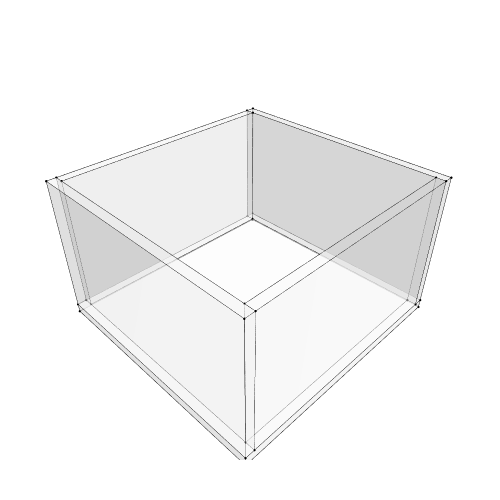

This figure's notebook cell:
### Markdown cell above
## 5. Show the geometry

### Code cell
Topology.Show(w1, w2, w3, w4, f,
              width=500,
              height=500,
              backgroundColor="white",
              renderer=renderer
              )

### Figure 1 — Plotly figure (JSON) as saved in the notebook; plotly's stock layout.template omitted (floating-point values rounded to 4 significant figures)
{"data": [{"customdata": ["", "", "", "", "", "", "", ""], "hoverinfo": "text", "hovertemplate": ["Click ", "Click ", "Click ", "Click ", "Click ", "Click ", "Click ", "Click "], "hovertext": ["", "", "", "", "", "", "", ""], "legendgroup": "1", "legendrank": 1, "marker": {"color": ["#000000", "#000000", "#000000", "#000000", "#000000", "#000000", "#000000", "#000000"], "line": {"width": 0}, "opacity": 1, "size": [2.8, 2.8, 2.8, 2.8, 2.8, 2.8, 2.8, 2.8], "sizemode": "diameter", "symbol": "circle"}, "mode": "markers", "name": "1: Untitled (Vertices)", "showlegend": false, "text": ["", "", "", "", "", "", "", ""], "type": "scatter3d", "x": [-2.5, 2.5, 2.5, -2.5, 2.5, -2.5, 2.5, -2.5], "y": [2.6, 2.6, 2.4, 2.4, 2.6, 2.6, 2.4, 2.4], "z": [-1.5, -1.5, -1.5, -1.5, 1.5, 1.5, 1.5, 1.5]}, {"hoverinfo": "text", "legendgroup": "2", "legendrank": 2, "line": {"color": "black", "dash": "solid", "width": 1}, "marker": {"size": 0}, "mode": "lines", "name": "1: Untitled (Edges)", "showlegend": false, "text": "", "type": "scatter3d", "x": [-2.5, 2.5, null, 2.5, 2.5, null, 2.5, -2.5, null, -2.5, -2.5, null, 2.5, 2.5, null, -2.5, 2.5, null, -2.5, -2.5, null, 2.5, 2.5, null, 2.5, 2.5, null, -2.5, -2.5, null, 2.5, -2.5, null, -2.5, -2.5, null], "y": [2.6, 2.6, null, 2.6, 2.4, null, 2.4, 2.4, null, 2.4, 2.6, null, 2.6, 2.6, null, 2.6, 2.6, null, 2.6, 2.6, null, 2.4, 2.4, null, 2.6, 2.4, null, 2.4, 2.4, null, 2.4, 2.4, null, 2.4, 2.6, null], "z": [-1.5, -1.5, null, -1.5, -1.5, null, -1.5, -1.5, null, -1.5, -1.5, null, 1.5, -1.5, null, 1.5, 1.5, null, -1.5, 1.5, null, 1.5, -1.5, null, 1.5, 1.5, null, 1.5, -1.5, null, 1.5, 1.5, null, 1.5, 1.5, null]}, {"cmax": 1, "cmin": 0, "color": "#FAFAFA", "colorscale": [[0, "#440154"], [0.1111, "#482878"], [0.2222, "#3e4989"], [0.3333, "#31688e"], [0.4444, "#26828e"], [0.5556, "#1f9e89"], [0.6667, "#35b779"], [0.7778, "#6ece58"], [0.8889, "#b5de2b"], [1, "#fde725"]], "flatshading": true, "hoverinfo": "text", "hovertext": "", "i": [0, 0, 4, 0, 5, 1, 3, 7, 0, 4, 6, 7], "j": [1, 2, 5, 4, 6, 5, 2, 3, 3, 0, 5, 6], "k": [2, 3, 1, 1, 2, 2, 6, 6, 7, 7, 4, 4], "legendgroup": "3", "legendrank": 3, "lighting": {"facenormalsepsilon": 0}, "name": "1: Untitled (Faces)", "opacity": 0.5, "showlegend": false, "showscale": false, "text": "", "type": "mesh3d", "x": [-2.5, 2.5, 2.5, -2.5, -2.5, 2.5, 2.5, -2.5], "y": [2.6, 2.6, 2.4, 2.4, 2.6, 2.6, 2.4, 2.4], "z": [-1.5, -1.5, -1.5, -1.5, 1.5, 1.5, 1.5, 1.5]}, {"customdata": ["", "", "", "", "", "", "", ""], "hoverinfo": "text", "hovertemplate": ["Click ", "Click ", "Click ", "Click ", "Click ", "Click ", "Click ", "Click "], "hovertext": ["", "", "", "", "", "", "", ""], "legendgroup": "5", "legendrank": 5, "marker": {"color": ["#000000", "#000000", "#000000", "#000000", "#000000", "#000000", "#000000", "#000000"], "line": {"width": 0}, "opacity": 1, "size": [2.8, 2.8, 2.8, 2.8, 2.8, 2.8, 2.8, 2.8], "sizemode": "diameter", "symbol": "circle"}, "mode": "markers", "name": "2: Untitled (Vertices)", "showlegend": false, "text": ["", "", "", "", "", "", "", ""], "type": "scatter3d", "x": [-2.5, 2.5, 2.5, -2.5, 2.5, -2.5, 2.5, -2.5], "y": [-2.4, -2.4, -2.6, -2.6, -2.4, -2.4, -2.6, -2.6], "z": [-1.5, -1.5, -1.5, -1.5, 1.5, 1.5, 1.5, 1.5]}, {"hoverinfo": "text", "legendgroup": "6", "legendrank": 6, "line": {"color": "black", "dash": "solid", "width": 1}, "marker": {"size": 0}, "mode": "lines", "name": "2: Untitled (Edges)", "showlegend": false, "text": "", "type": "scatter3d", "x": [-2.5, 2.5, null, 2.5, 2.5, null, 2.5, -2.5, null, -2.5, -2.5, null, 2.5, 2.5, null, -2.5, 2.5, null, -2.5, -2.5, null, 2.5, 2.5, null, 2.5, 2.5, null, -2.5, -2.5, null, 2.5, -2.5, null, -2.5, -2.5, null], "y": [-2.4, -2.4, null, -2.4, -2.6, null, -2.6, -2.6, null, -2.6, -2.4, null, -2.4, -2.4, null, -2.4, -2.4, null, -2.4, -2.4, null, -2.6, -2.6, null, -2.4, -2.6, null, -2.6, -2.6, null, -2.6, -2.6, null, -2.6, -2.4, null], "z": [-1.5, -1.5, null, -1.5, -1.5, null, -1.5, -1.5, null, -1.5, -1.5, null, 1.5, -1.5, null, 1.5, 1.5, null, -1.5, 1.5, null, 1.5, -1.5, null, 1.5, 1.5, null, 1.5, -1.5, null, 1.5, 1.5, null, 1.5, 1.5, null]}, {"cmax": 1, "cmin": 0, "color": "#FAFAFA", "colorscale": [[0, "#440154"], [0.1111, "#482878"], [0.2222, "#3e4989"], [0.3333, "#31688e"], [0.4444, "#26828e"], [0.5556, "#1f9e89"], [0.6667, "#35b779"], [0.7778, "#6ece58"], [0.8889, "#b5de2b"], [1, "#fde725"]], "flatshading": true, "hoverinfo": "text", "hovertext": "", "i": [0, 0, 4, 0, 5, 1, 3, 7, 0, 4, 6, 7], "j": [1, 2, 5, 4, 6, 5, 2, 3, 3, 0, 5, 6], "k": [2, 3, 1, 1, 2, 2, 6, 6, 7, 7, 4, 4], "legendgroup": "7", "legendrank": 7, "lighting": {"facenormalsepsilon": 0}, "name": "2: Untitled (Faces)", "opacity": 0.5, "showlegend": false, "showscale": false, "text": "", "type": "mesh3d", "x": [-2.5, 2.5, 2.5, -2.5, -2.5, 2.5, 2.5, -2.5], "y": [-2.4, -2.4, -2.6, -2.6, -2.4, -2.4, -2.6, -2.6], "z": [-1.5, -1.5, -1.5, -1.5, 1.5, 1.5, 1.5, 1.5]}, {"customdata": ["", "", "", "", "", "", "", ""], "hoverinfo": "text", "hovertemplate": ["Click ", "Click ", "Click ", "Click ", "Click ", "Click ", "Click ", "Click "], "hovertext": ["", "", "", "", "", "", "", ""], "legendgroup": "9", "legendrank": 9, "marker": {"color": ["#000000", "#000000", "#000000", "#000000", "#000000", "#000000", "#000000", "#000000"], "line": {"width": 0}, "opacity": 1, "size": [2.8, 2.8, 2.8, 2.8, 2.8, 2.8, 2.8, 2.8], "sizemode": "diameter", "symbol": "circle"}, "mode": "markers", "name": "3: Untitled (Vertices)", "showlegend": false, "text": ["", "", "", "", "", "", "", ""], "type": "scatter3d", "x": [2.5, 2.7, 2.7, 2.5, 2.7, 2.5, 2.7, 2.5], "y": [2.6, 2.6, -2.6, -2.6, 2.6, 2.6, -2.6, -2.6], "z": [-1.5, -1.5, -1.5, -1.5, 1.5, 1.5, 1.5, 1.5]}, {"hoverinfo": "text", "legendgroup": "10", "legendrank": 10, "line": {"color": "black", "dash": "solid", "width": 1}, "marker": {"size": 0}, "mode": "lines", "name": "3: Untitled (Edges)", "showlegend": false, "text": "", "type": "scatter3d", "x": [2.5, 2.7, null, 2.7, 2.7, null, 2.7, 2.5, null, 2.5, 2.5, null, 2.7, 2.7, null, 2.5, 2.7, null, 2.5, 2.5, null, 2.7, 2.7, null, 2.7, 2.7, null, 2.5, 2.5, null, 2.7, 2.5, null, 2.5, 2.5, null], "y": [2.6, 2.6, null, 2.6, -2.6, null, -2.6, -2.6, null, -2.6, 2.6, null, 2.6, 2.6, null, 2.6, 2.6, null, 2.6, 2.6, null, -2.6, -2.6, null, 2.6, -2.6, null, -2.6, -2.6, null, -2.6, -2.6, null, -2.6, 2.6, null], "z": [-1.5, -1.5, null, -1.5, -1.5, null, -1.5, -1.5, null, -1.5, -1.5, null, 1.5, -1.5, null, 1.5, 1.5, null, -1.5, 1.5, null, 1.5, -1.5, null, 1.5, 1.5, null, 1.5, -1.5, null, 1.5, 1.5, null, 1.5, 1.5, null]}, {"cmax": 1, "cmin": 0, "color": "#FAFAFA", "colorscale": [[0, "#440154"], [0.1111, "#482878"], [0.2222, "#3e4989"], [0.3333, "#31688e"], [0.4444, "#26828e"], [0.5556, "#1f9e89"], [0.6667, "#35b779"], [0.7778, "#6ece58"], [0.8889, "#b5de2b"], [1, "#fde725"]], "flatshading": true, "hoverinfo": "text", "hovertext": "", "i": [0, 0, 4, 0, 5, 1, 3, 7, 0, 4, 6, 7], "j": [1, 2, 5, 4, 6, 5, 2, 3, 3, 0, 5, 6], "k": [2, 3, 1, 1, 2, 2, 6, 6, 7, 7, 4, 4], "legendgroup": "11", "legendrank": 11, "lighting": {"facenormalsepsilon": 0}, "name": "3: Untitled (Faces)", "opacity": 0.5, "showlegend": false, "showscale": false, "text": "", "type": "mesh3d", "x": [2.5, 2.7, 2.7, 2.5, 2.5, 2.7, 2.7, 2.5], "y": [2.6, 2.6, -2.6, -2.6, 2.6, 2.6, -2.6, -2.6], "z": [-1.5, -1.5, -1.5, -1.5, 1.5, 1.5, 1.5, 1.5]}, {"customdata": ["", "", "", "", "", "", "", ""], "hoverinfo": "text", "hovertemplate": ["Click ", "Click ", "Click ", "Click ", "Click ", "Click ", "Click ", "Click "], "hovertext": ["", "", "", "", "", "", "", ""], "legendgroup": "13", "legendrank": 13, "marker": {"color": ["#000000", "#000000", "#000000", "#000000", "#000000", "#000000", "#000000", "#000000"], "line": {"width": 0}, "opacity": 1, "size": [2.8, 2.8, 2.8, 2.8, 2.8, 2.8, 2.8, 2.8], "sizemode": "diameter", "symbol": "circle"}, "mode": "markers", "name": "4: Untitled (Vertices)", "showlegend": false, "text": ["", "", "", "", "", "", "", ""], "type": "scatter3d", "x": [-2.7, -2.5, -2.5, -2.7, -2.5, -2.7, -2.5, -2.7], "y": [2.6, 2.6, -2.6, -2.6, 2.6, 2.6, -2.6, -2.6], "z": [-1.5, -1.5, -1.5, -1.5, 1.5, 1.5, 1.5, 1.5]}, {"hoverinfo": "text", "legendgroup": "14", "legendrank": 14, "line": {"color": "black", "dash": "solid", "width": 1}, "marker": {"size": 0}, "mode": "lines", "name": "4: Untitled (Edges)", "showlegend": false, "text": "", "type": "scatter3d", "x": [-2.7, -2.5, null, -2.5, -2.5, null, -2.5, -2.7, null, -2.7, -2.7, null, -2.5, -2.5, null, -2.7, -2.5, null, -2.7, -2.7, null, -2.5, -2.5, null, -2.5, -2.5, null, -2.7, -2.7, null, -2.5, -2.7, null, -2.7, -2.7, null], "y": [2.6, 2.6, null, 2.6, -2.6, null, -2.6, -2.6, null, -2.6, 2.6, null, 2.6, 2.6, null, 2.6, 2.6, null, 2.6, 2.6, null, -2.6, -2.6, null, 2.6, -2.6, null, -2.6, -2.6, null, -2.6, -2.6, null, -2.6, 2.6, null], "z": [-1.5, -1.5, null, -1.5, -1.5, null, -1.5, -1.5, null, -1.5, -1.5, null, 1.5, -1.5, null, 1.5, 1.5, null, -1.5, 1.5, null, 1.5, -1.5, null, 1.5, 1.5, null, 1.5, -1.5, null, 1.5, 1.5, null, 1.5, 1.5, null]}, {"cmax": 1, "cmin": 0, "color": "#FAFAFA", "colorscale": [[0, "#440154"], [0.1111, "#482878"], [0.2222, "#3e4989"], [0.3333, "#31688e"], [0.4444, "#26828e"], [0.5556, "#1f9e89"], [0.6667, "#35b779"], [0.7778, "#6ece58"], [0.8889, "#b5de2b"], [1, "#fde725"]], "flatshading": true, "hoverinfo": "text", "hovertext": "", "i": [0, 0, 4, 0, 5, 1, 3, 7, 0, 4, 6, 7], "j": [1, 2, 5, 4, 6, 5, 2, 3, 3, 0, 5, 6], "k": [2, 3, 1, 1, 2, 2, 6, 6, 7, 7, 4, 4], "legendgroup": "15", "legendrank": 15, "lighting": {"facenormalsepsilon": 0}, "name": "4: Untitled (Faces)", "opacity": 0.5, "showlegend": false, "showscale": false, "text": "", "type": "mesh3d", "x": [-2.7, -2.5, -2.5, -2.7, -2.7, -2.5, -2.5, -2.7], "y": [2.6, 2.6, -2.6, -2.6, 2.6, 2.6, -2.6, -2.6], "z": [-1.5, -1.5, -1.5, -1.5, 1.5, 1.5, 1.5, 1.5]}, {"customdata": ["", "", "", "", "", "", "", ""], "hoverinfo": "text", "hovertemplate": ["Click ", "Click ", "Click ", "Click ", "Click ", "Click ", "Click ", "Click "], "hovertext": ["", "", "", "", "", "", "", ""], "legendgroup": "17", "legendrank": 17, "marker": {"color": ["#000000", "#000000", "#000000", "#000000", "#000000", "#000000", "#000000", "#000000"], "line": {"width": 0}, "opacity": 1, "size": [2.8, 2.8, 2.8, 2.8, 2.8, 2.8, 2.8, 2.8], "sizemode": "diameter", "symbol": "circle"}, "mode": "markers", "name": "5: Untitled (Vertices)", "showlegend": false, "text": ["", "", "", "", "", "", "", ""], "type": "scatter3d", "x": [-2.7, 2.7, 2.7, -2.7, 2.7, -2.7, 2.7, -2.7], "y": [2.6, 2.6, -2.6, -2.6, 2.6, 2.6, -2.6, -2.6], "z": [-1.7, -1.7, -1.7, -1.7, -1.5, -1.5, -1.5, -1.5]}, {"hoverinfo": "text", "legendgroup": "18", "legendrank": 18, "line": {"color": "black", "dash": "solid", "width": 1}, "marker": {"size": 0}, "mode": "lines", "name": "5: Untitled (Edges)", "showlegend": false, "text": "", "type": "scatter3d", "x": [-2.7, 2.7, null, 2.7, 2.7, null, 2.7, -2.7, null, -2.7, -2.7, null, 2.7, 2.7, null, -2.7, 2.7, null, -2.7, -2.7, null, 2.7, 2.7, null, 2.7, 2.7, null, -2.7, -2.7, null, 2.7, -2.7, null, -2.7, -2.7, null], "y": [2.6, 2.6, null, 2.6, -2.6, null, -2.6, -2.6, null, -2.6, 2.6, null, 2.6, 2.6, null, 2.6, 2.6, null, 2.6, 2.6, null, -2.6, -2.6, null, 2.6, -2.6, null, -2.6, -2.6, null, -2.6, -2.6, null, -2.6, 2.6, null], "z": [-1.7, -1.7, null, -1.7, -1.7, null, -1.7, -1.7, null, -1.7, -1.7, null, -1.5, -1.7, null, -1.5, -1.5, null, -1.7, -1.5, null, -1.5, -1.7, null, -1.5, -1.5, null, -1.5, -1.7, null, -1.5, -1.5, null, -1.5, -1.5, null]}, {"cmax": 1, "cmin": 0, "color": "#FAFAFA", "colorscale": [[0, "#440154"], [0.1111, "#482878"], [0.2222, "#3e4989"], [0.3333, "#31688e"], [0.4444, "#26828e"], [0.5556, "#1f9e89"], [0.6667, "#35b779"], [0.7778, "#6ece58"], [0.8889, "#b5de2b"], [1, "#fde725"]], "flatshading": true, "hoverinfo": "text", "hovertext": "", "i": [0, 0, 4, 0, 5, 1, 3, 7, 0, 4, 6, 7], "j": [1, 2, 5, 4, 6, 5, 2, 3, 3, 0, 5, 6], "k": [2, 3, 1, 1, 2, 2, 6, 6, 7, 7, 4, 4], "legendgroup": "19", "legendrank": 19, "lighting": {"facenormalsepsilon": 0}, "name": "5: Untitled (Faces)", "opacity": 0.5, "showlegend": false, "showscale": false, "text": "", "type": "mesh3d", "x": [-2.7, 2.7, 2.7, -2.7, -2.7, 2.7, 2.7, -2.7], "y": [2.6, 2.6, -2.6, -2.6, 2.6, 2.6, -2.6, -2.6], "z": [-1.7, -1.7, -1.7, -1.7, -1.5, -1.5, -1.5, -1.5]}], "layout": {"autosize": true, "height": 500, "margin": {"b": 40, "l": 40, "r": 40, "t": 40}, "paper_bgcolor": "#FFFFFF", "plot_bgcolor": "#FFFFFF", "scene": {"aspectmode": "data", "camera": {"center": {"x": 0, "y": 0, "z": 0}, "eye": {"x": -1.25, "y": -1.25, "z": 1.25}, "projection": {"type": "perspective"}, "up": {"x": 0, "y": 0, "z": 1}}, "xaxis": {"visible": false}, "yaxis": {"visible": false}, "zaxis": {"visible": false}}, "showlegend": true, "width": 500, "xaxis": {"showgrid": false, "visible": false, "zeroline": false}, "yaxis": {"showgrid": false, "visible": false, "zeroline": false}}}
